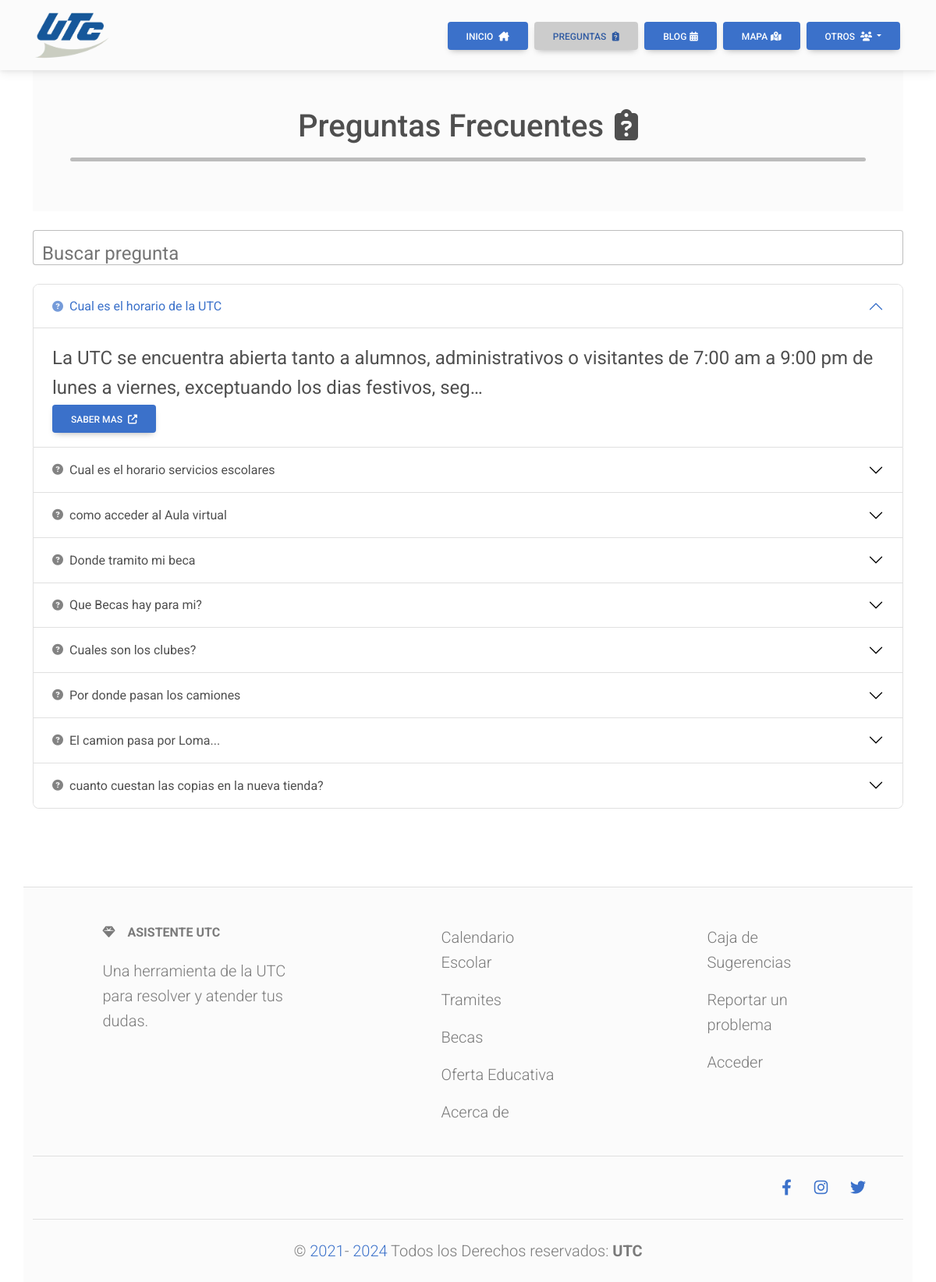
The app's page /preguntas-frecuentes/ with its own data.
### cross_asistent/models.py (models this page shows, shortened)
class preguntas(models.Model):
    pregunta = models.CharField(max_length=200, blank=False)
    respuesta = models.TextField(blank=True, null=True)
    redirigir = models.URLField(blank=True, null=True)
    documentos = models.FileField(upload_to='cross_asistent/static/files/documentos/', blank=True, null=True)
    imagenes =  models.ImageField(upload_to='cross_asistent/static/files/imagenes/', blank=True, null=True)
    fecha_modificacion = models.DateTimeField(auto_now=True)

### cross_asistent/views.py (the view)
# urls.py: path('preguntas-frecuentes/', views.faq, name='faq'),
def faq(request):
    questall = models.preguntas.objects.all()
    return render(request, 'frecuentes.html', {
        'quest_all': questall,
        'active_page': 'faq'
    })

### cross_asistent/templates/frecuentes.html (shortened to what this page needs)
{% extends 'structure.html' %}
{% load static %}
{% block content %}
<main class="container container-fluid">
    <div class="p-5 text-center bg-body-tertiary">
        <h1 class="mb-3">Preguntas Frecuentes <i class="fa-solid fa-clipboard-question ms-1"></i></h1>
        <hr class="hr_divisor" />
    </div>
    <div class="form-outline my-4" data-mdb-input-init>
        <input type="text" id="searchInput" class="form-control form-control-lg"/>
        <label class="form-label" for="searchInput">Buscar pregunta</label>
    </div>
    <div class="accordion" id="accordionExampleY">
        {% for quest in quest_all %}
        <div class="accordion-item">
            <h2 class="accordion-header" id="heading{{ quest.id }}">
                <button
                    data-mdb-collapse-init
                    class="accordion-button"
                    type="button"
                    data-mdb-toggle="collapse"
                    data-mdb-target="#quest-{{ quest.id }}"
                    aria-expanded="true"
                    aria-controls="quest-{{ quest.id }}"
                >
                    <i class="fas fa-question-circle fa-sm me-2 opacity-70"></i>{{ quest.pregunta }}
                </button>
            </h2>
            <div
                id="quest-{{ quest.id }}"
                class="accordion-collapse collapse {% if quest.id == 1 %}show{% endif %}"
                aria-labelledby="heading{{ quest.id }}"
                data-mdb-parent="#accordionExampleY"
            >
                <div class="accordion-body">
                    {{ quest.respuesta|truncatechars:150 }}
                    <div>
                        <a href="" class="btn btn_detail"
                            >Saber mas <i class="fa-solid fa-up-right-from-square ms-1"></i
                        ></a>
                    </div>
                </div>
            </div>
        </div>
        {% endfor %}
    </div>
</main>
{% include 'structure_footer.html' %}
{% endblock %}

### cross_asistent/static/css/styles.css (style rules this page uses)
*, *:before, *:after { padding: 0; margin: 0; box-sizing: border-box; font-family: inherit; }
:root { --blanco: #ffffff; --secundario: #c2c2c2; --oscuro: #292f38; --gris_claro: #2f333a; --extra: #02913c; --detalle: #3b71ca; --blue_img-filter: hue-rotate(60deg) saturate(120%); --original_img-filter: saturate(90%); --whiteA: rgba(255, 255, 255, 0); --whiteA1: rgba(255, 255, 255, 0.1); --whiteA2: rgba(255, 255, 255, 0.2); --whiteA3: rgba(255, 255, 255, 0.3); --whiteA4: rgba(255, 255, 255, 0.4); --whiteA5: rgba(255, 255, 255, 0.5); --whiteA6: rgba(255, 255, 255, 0.6); --whiteA7: rgba(255, 255, 255, 0.7); --whiteA8: rgba(255, 255, 255, 0.8); --whiteA9: rgba(255, 255, 255, 0.9); --darkA: rgba(0, 0, 0, 0); --darkA1: rgba(0, 0, 0, 0.1); --darkA2: rgba(0, 0, 0, 0.2); --darkA3: rgba(0, 0, 0, 0.3); --darkA4: rgba(0, 0, 0, 0.4); --darkA5: rgba(0, 0, 0, 0.5); --darkA6: rgba(0, 0, 0, 0.6); --darkA7: rgba(0, 0, 0, 0.7); --darkA8: rgba(0, 0, 0, 0.8); --darkA9: rgba(0, 0, 0, 0.9); --ft1: Century Gothic, Helvetica, sans-serif; --ft2: "Comfortaa", sans-serif; --ft3: "Roboto", sans-serif; --transitionEase: 0.3s all ease; --transitionCubic: 0.3s all cubic-bezier(0.68, -0.55, 0.27, 1.55); --border-input_items: 2px solid var(--blanco); --border-radius: 8px; }
html { overflow-x: hidden; }
.btn_detail { background-color: var(--detalle) !important; background: var(--detalle) !important; color: var(--blanco) !important; transition: filter 0.3s ease; }
body { min-height: 100vh; font-size: 1.5rem; font-family: var(--ft3); scroll-behavior: smooth; position: relative; }
input, label, textarea, input[type="color"] { outline: none; cursor: pointer; resize: none; }
a { text-decoration: none; color: inherit; }
i.fa-solid { min-width: 10px; }
.hr_divisor { border: none; height: 5px; border-radius: 5px; background-color: black; background: black; }
main { min-height: 400px; }

### records on screen
preguntas: pregunta "Cual es el horario de la UTC", respuesta "La UTC se encuentra abierta tanto a alumnos, administrativos o visitantes de 7:00 am a 9:00 pm de lunes a viernes, exceptuando los dias festivos, seg…"
preguntas: pregunta "Cual es el horario servicios escolares"
preguntas: pregunta "como acceder al Aula virtual"
preguntas: pregunta "Donde tramito mi beca"
preguntas: pregunta "Que Becas hay para mi?"
preguntas: pregunta "Cuales son los clubes?"
preguntas: pregunta "Por donde pasan los camiones"
preguntas: pregunta "El camion pasa por Loma..."
preguntas: pregunta "cuanto cuestan las copias en la nueva tienda?"
